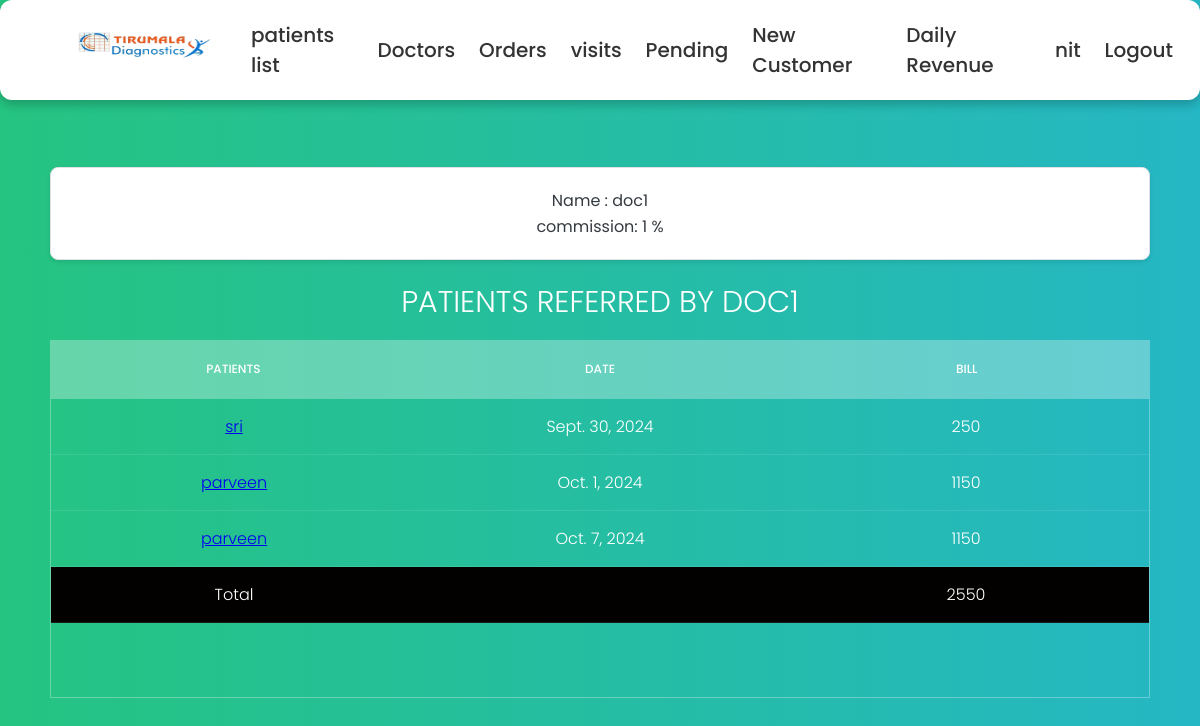
The page /1/doctor (signed in) on the database as committed earlier.
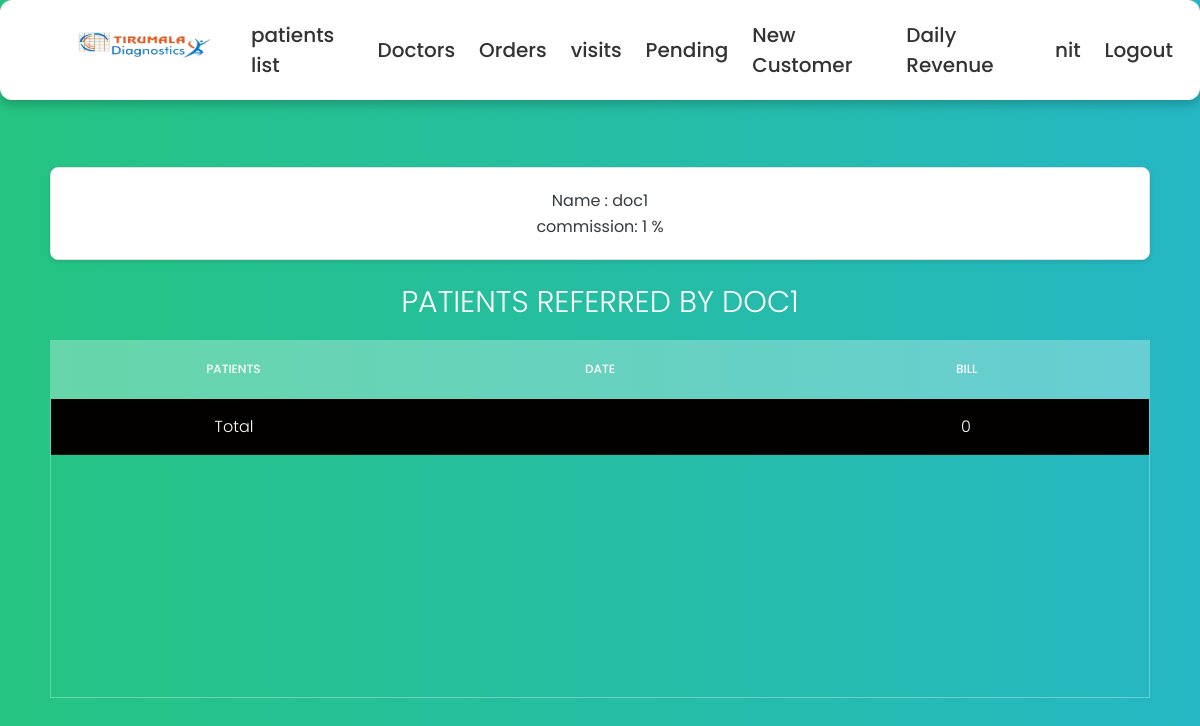
The same page on the database as committed later.
### details/models.py (models this page shows, shortened)
class Order(models.Model):
    def get_total(self):
        total = sum(test.price for test in self.tests.all())
        return total
    collected_at = models.ForeignKey(Locations, on_delete=models.DO_NOTHING,null=True)
    referred_by = models.ForeignKey(Doctor, on_delete=models.DO_NOTHING,null=True)
    collected_date = models.DateField(null= True)
    expected_complete_date = models.DateField(null=True)
    tests = models.ManyToManyField(Test, blank=False)
    customer = models.ForeignKey(Customer,on_delete=models.DO_NOTHING, blank=False)
    order_id = models.UUIDField(default=uuid.uuid4, primary_key=True)
    collected_by = models.ForeignKey(Tech, on_delete=models.DO_NOTHING,null=True, related_name='collected_by', blank = True)
    tested_by = models.ForeignKey(Tech, on_delete=models.DO_NOTHING,null=True, related_name='tested_by', blank = True)
    report_by = models.ForeignKey(Tech, on_delete=models.DO_NOTHING,null=True, related_name='report_by',blank=True)
    collected_datetime = models.DateTimeField(null=True)  # For date and time
    tested_datetime = models.DateTimeField(null=True)  # For date and time
    report_datetime = models.DateTimeField(null=True)  # For date and time
    hba1c = models.CharField(max_length=10, blank= True)
    blood_urea_nitrogen = models.CharField(max_length=10, blank=True)
    cotinine = models.CharField(max_length=10, blank=True)
    esr_1_hour = models.CharField(max_length=10, blank=True)
    hbsag = models.CharField(max_length=10, blank=True)
    hiv_1_and_2 = models.CharField(max_length=10, blank=True)
    colour = models.CharField(max_length=10, blank=True)
    specific_gravity = models.CharField(max_length=10, blank=True)
    ph = models.CharField(max_length=10, blank=True)
    blood = models.CharField(max_length=10, blank=True)
    albumin = models.CharField(max_length=10, blank=True)
    sugar = models.CharField(max_length=10, blank=True)
    ketone_bodies = models.CharField(max_length=10, blank=True)
    nitrite = models.CharField(max_length=10, blank=True)
    urobilinogen = models.CharField(max_length=10, blank=True)
    leucocytes = models.CharField(max_length=10, blank=True)
    bile_salts = models.CharField(max_length=10, blank=True)
    bile_pigments = models.CharField(max_length=10, blank=True)
    pus_cells = models.CharField(max_length=10, blank=True)
    epithelial_cells = models.CharField(max_length=10, blank=True)
    rbcs = models.CharField(max_length=10, blank=True)
    bacteria = models.CharField(max_length=10, blank=True)
    others = models.CharField(max_length=10, blank=True)
    haemoglobin = models.CharField(max_length=10, blank=True)
    rbc_count = models.CharField(max_length=10, blank=True)
    pcv = models.CharField(max_length=10, blank=True)
    platelets = models.CharField(max_length=10, blank=True)
    wbc = models.CharField(max_length=10, blank=True)
    neutrophils = models.CharField(max_length=10, blank=True)
    lymphocytes = models.CharField(max_length=10, blank=True)
    eosinophils = models.CharField(max_length=10, blank=True)
    monocytes = models.CharField(max_length=10, blank=True)
    basophils = models.CharField(max_length=10, blank=True)
    mcv = models.CharField(max_length=10, blank=True)
    mchc = models.CharField(max_length=10, blank=True)
    mch = models.CharField(max_length=10, blank=True)
    random_blood_sugar = models.CharField(max_length=10, blank=True)
    uric_acid = models.CharField(max_length=10, blank=True)
    serum_creatinine = models.CharField(max_length=10, blank=True)
    total_cholesterol = models.CharField(max_length=10, blank=True)
    hdl = models.CharField(max_length=10, blank=True)
    ldl = models.CharField(max_length=10, blank=True)
    vldl = models.CharField(max_length=10, blank=True)
    triglycerides = models.CharField(max_length=10, blank=True)
    chol_hdl_ratio = models.CharField(max_length=10, blank=True)
    total_bilirubin = models.CharField(max_length=10, blank=True)
    direct_bilirubin = models.CharField(max_length=10, blank=True)
    indirect_bilirubin = models.CharField(max_length=10, blank=True)
    alkaline_phosphatase = models.CharField(max_length=10, blank=True)
    serum_gpt = models.CharField(max_length=10, blank=True)
    serum_got = models.CharField(max_length=10, blank=True)
    total_proteins = models.CharField(max_length=10, blank=True)
    albumin = models.CharField(max_length=10, blank=True)
    globulin = models.CharField(max_length=10, blank=True)
    alb_glob_ratio = models.CharField(max_length=10, blank=True)
    ggtp = models.CharField(max_length=10, blank=True)

class Customer(models.Model):
    user = models.OneToOneField(User, on_delete=models.CASCADE, null=True)  # Add this line
    title = models.ForeignKey(Title, on_delete=models.DO_NOTHING,null=True)
    patient_name = models.CharField(max_length=50)
    mobile = models.IntegerField(null=True)
    email = models.EmailField(null=True)
    gender = models.ForeignKey(Gender, on_delete=models.DO_NOTHING,null=True)
    age = models.CharField(max_length=4, null=True)
    patient_address = models.CharField(max_length=150)

class Test(models.Model):
    is_collected = {('yes', 'yes'),
              ('no', 'no')}
    test_id = models.AutoField(primary_key=True)
    test_name = models.CharField(max_length=50)
    collection_status = models.CharField(max_length=20, choices=is_collected, blank=False, default='no')
    price = models.IntegerField()

class Doctor(models.Model):
    doctor_name = models.CharField(max_length=50)
    commission = models.IntegerField()
    doctor_mobile = models.IntegerField(null=True)
    doctor_email = models.EmailField(null=True)
    def total_cost(self):
        s = self.order_set.all()
        amount = 0
        for i in s:
            patient_bill = i.get_total()
            amount += patient_bill
        return amount
    def __str__(self):
        return self.doctor_name

### details/views.py (the view)
# urls.py: path('<pk>/doctor', doctor, name='doctor'),
@login_required(login_url='user_login')
@group_required(['Techician'])
def doctor(request,pk):
    doctor = Doctor.objects.get(id=pk)
    orders = doctor.order_set.all()
    return render(request,'doctor_details.html',{'doctor':doctor, 'orders':orders})

### details/views.py (called while the page is built)
def group_required(group_names):
    if not isinstance(group_names, (list, tuple)):
        group_names = [group_names]  # Ensure it's always a list or tuple
    def in_groups(user):
        return user.is_authenticated and (user.is_superuser or user.groups.filter(name__in=group_names).exists())
    return user_passes_test(in_groups)

### details/Templates/doctor_details.html (shortened to what this page needs)
{% extends "base.html" %}
{% block content%}
<section>
    <div class="details">
        <p> Name : {{doctor}}</p>
        <p> commission: {{doctor.commission}} %</p>
    </div>
            <h1>Patients Referred By {{doctor}}</h1>
            <div class="tbl-header">
              <table cellpadding="0" cellspacing="0" border="0">
                <thead>
                    <tr>
                        <th>Patients</th>
                        <th>Date</th>
                        <th>Bill</th>
                    </tr>
                </thead>
              </table>
            </div>
            <div class="tbl-content">
              <table cellpadding="0" cellspacing="0" border="0">
                {% for order in orders %}
                <tbody>
                    <tr>
                        <td><a href="{% url 'order_details' order.order_id %}"> {{order.customer.patient_name}}</a></td>
                        <td>{{order.collected_date}}</td>
                        <td>{{order.get_total}}</td>
                    </tr>
                    {% endfor %}
                    <tr style="background-color: rgb(3, 0, 0);">
                      <td>Total</td>
                      <td></td>
                      <td>{{doctor.total_cost}}</td>
                  </tr>
                </tbody>
              </table>
            </div>
          </section>
{% endblock %}

Rows that differ between the two databases and show on the page:
removed Order: customer.patient_name "sri", collected_date "Sept. 30, 2024", get_total "250"
removed Order: customer.patient_name "parveen", collected_date "Oct. 1, 2024", get_total "1150"
removed Order: customer.patient_name "parveen", collected_date "Oct. 7, 2024", get_total "1150"
computed for Doctor "DOC1": total_cost "2550" → "0"
